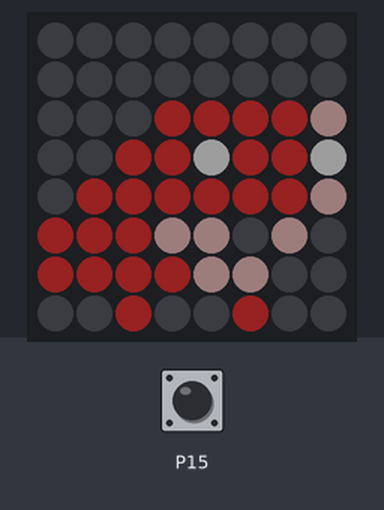
The program below on a simulated BBC micro:bit (MakeCode). Shown: 8×8 RGB LED matrix. The test bench sets the inputs (shaded band); at power-on: P15 HIGH. Dim RGB values are drawn brighter than linear.

1.3 s: P15 pulled LOW for 0.15 s
Above: at 2.5 s.
Timing chart, 0 to 4.3 s (numbered marks = the images above; inputs shaded):
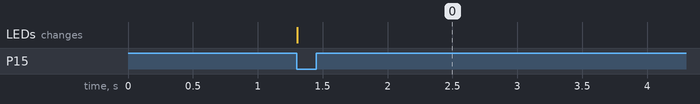

Measured:
- after the input at 1.3 s, the LEDs: change at once (image 0)

The program:

main.ts
```typescript
GAME_ZIP64.onButtonPress(GAME_ZIP64.ZIP64ButtonPins.Fire1, GAME_ZIP64.ZIP64ButtonEvents.Down, function () {
    Squirtle_1()
})
function Squirtle_1 () {
    display.setMatrixColor(0, 5, skallfarge_1)
    display.setMatrixColor(0, 6, skallfarge_1)
    display.setMatrixColor(1, 6, skallfarge_1)
    display.setMatrixColor(2, 7, skallfarge_1)
    display.setMatrixColor(3, 2, skallfarge_1)
    display.setMatrixColor(3, 3, skallfarge_1)
    display.setMatrixColor(3, 4, skallfarge_1)
    display.setMatrixColor(3, 6, skallfarge_1)
    display.setMatrixColor(4, 2, skallfarge_1)
    display.setMatrixColor(4, 4, skallfarge_1)
    display.setMatrixColor(5, 2, skallfarge_1)
    display.setMatrixColor(5, 3, skallfarge_1)
    display.setMatrixColor(5, 4, skallfarge_1)
    display.setMatrixColor(5, 7, skallfarge_1)
    display.setMatrixColor(6, 2, skallfarge_1)
    display.setMatrixColor(6, 3, skallfarge_1)
    display.setMatrixColor(6, 4, skallfarge_1)
    display.setMatrixColor(7, 2, skallfarge_2)
    display.setMatrixColor(7, 4, skallfarge_2)
    display.setMatrixColor(4, 3, øyefarge)
    display.setMatrixColor(7, 3, øyefarge)
    display.setMatrixColor(1, 4, skallfarge_1)
    display.setMatrixColor(1, 5, skallfarge_1)
    display.setMatrixColor(2, 3, skallfarge_1)
    display.setMatrixColor(2, 4, skallfarge_1)
    display.setMatrixColor(2, 5, skallfarge_1)
    display.setMatrixColor(2, 6, skallfarge_1)
    display.setMatrixColor(3, 5, skallfarge_2)
    display.setMatrixColor(4, 5, skallfarge_2)
    display.setMatrixColor(4, 6, skallfarge_2)
    display.setMatrixColor(5, 6, skallfarge_2)
    display.setMatrixColor(5, 6, skallfarge_2)
    display.setMatrixColor(6, 5, skallfarge_2)
    display.show()
}
let øyefarge = 0
let skallfarge_2 = 0
let skallfarge_1 = 0
let display: GAME_ZIP64.ZIP64Display = null
display = GAME_ZIP64.createZIP64Display()
display.setBrightness(30)
let hudfarge_1 = GAME_ZIP64.rgb(0, 0, 255)
let hudfarge_2 = GAME_ZIP64.rgb(100, 100, 255)
skallfarge_1 = GAME_ZIP64.rgb(200, 50, 50)
skallfarge_2 = GAME_ZIP64.rgb(255, 200, 200)
øyefarge = GAME_ZIP64.colors(ZipLedColors.White)
```

test.ts
```typescript
// testene settes inn her; disse vil ikke kompilert så lenge denne pakken blir brukt som en utvidelse.
```
